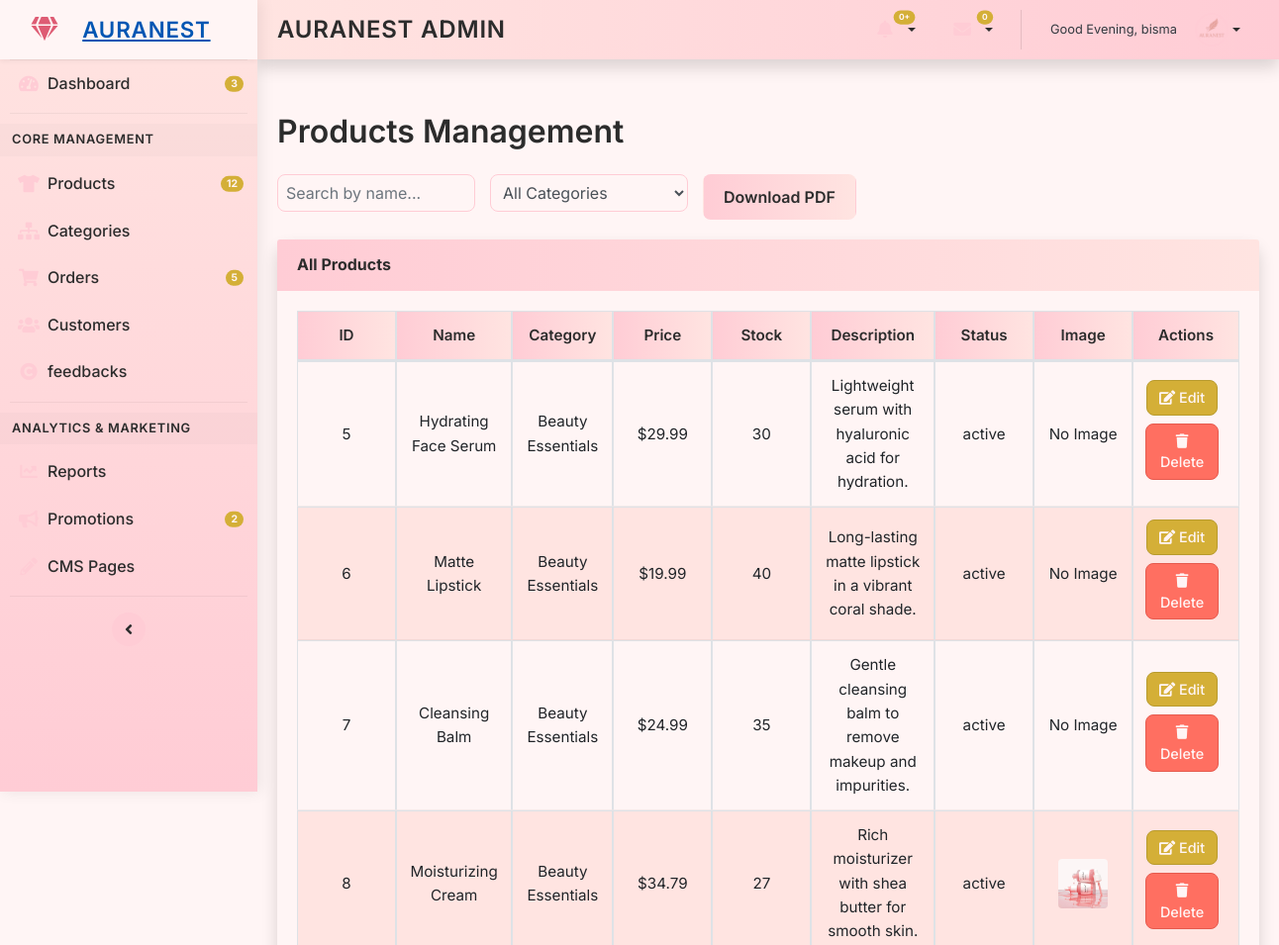
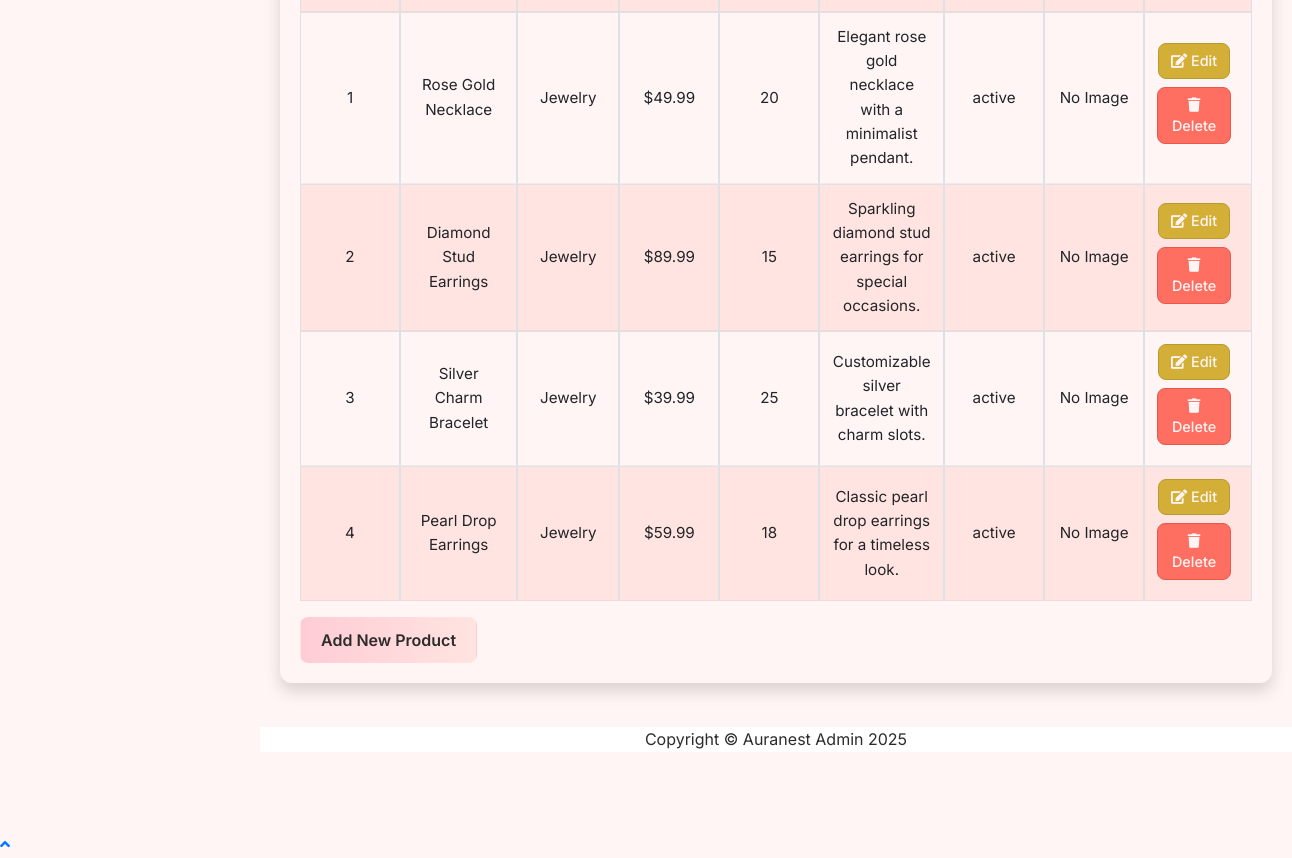
Screenshot of /admin/products.php (signed in) with the database file from the repository (2 pictures, top to bottom).
### tables this page shows
CREATE TABLE `products` (
  `id` int(11) NOT NULL,
  `name` varchar(100) NOT NULL,
  `description` text DEFAULT NULL,
  `price` decimal(10,2) NOT NULL,
  `stock` int(11) NOT NULL,
  `image` varchar(255) DEFAULT NULL,
  `category_id` int(11) DEFAULT NULL,
  `status` enum('active','inactive') DEFAULT 'active',
  `created_at` timestamp NOT NULL DEFAULT current_timestamp(),
  `updated_at` timestamp NOT NULL DEFAULT current_timestamp() ON UPDATE current_timestamp()
);

CREATE TABLE `categories` (
  `id` int(11) NOT NULL,
  `name` varchar(100) NOT NULL,
  `description` text DEFAULT NULL,
  `created_at` timestamp NOT NULL DEFAULT current_timestamp(),
  `updated_at` timestamp NOT NULL DEFAULT current_timestamp() ON UPDATE current_timestamp(),
  `image` varchar(255) DEFAULT NULL,
  `slug` varchar(255) DEFAULT NULL,
  `status` enum('active','inactive') DEFAULT 'active'
);

### admin/products.php (the view, shortened to what this page needs)
<?php
$admin_name = $_SESSION['admin_name'] ?? 'Admin';
$greeting = date('H') < 12 ? "Good Morning, $admin_name" : (date('H') < 17 ? "Good Afternoon, $admin_name" : "Good Evening, $admin_name");
?>
<!DOCTYPE html>
<html lang="en">
<head>
    <link href="https://stackpath.bootstrapcdn.com/bootstrap/4.5.2/css/bootstrap.min.css" rel="stylesheet">
    <link href="https://cdnjs.cloudflare.com/ajax/libs/font-awesome/5.15.4/css/all.min.css" rel="stylesheet">
</head>
<body id="page-top">
    <div id="wrapper">
        <?php include 'includes/sidebar.php'; ?>
        <div id="content-wrapper" class="d-flex flex-column">
            <div id="content">
                <?php include 'includes/header.php'; ?>
                <div class="container-fluid">
                    <h1 class="mt-4 mb-4">Products Management</h1>
                    <div class="search-filter">
                        <input type="text" id="searchInput" class="form-control" placeholder="Search by name...">
                        <select id="categoryFilter" class="form-control">
                            <option value="">All Categories</option>
                        </select>
                        <button class="btn btn-add" onclick="exportPDF()">Download PDF</button>
                    </div>
                    <div class="card shadow mb-4">
                        <div class="card-header py-3">
                            <h6 class="m-0 font-weight-bold">All Products</h6>
                        </div>
                        <div class="card-body">
                            <div class="table-responsive">
                                <table class="table table-bordered" id="productsTable" width="100%" cellspacing="0">
                                    <thead>
                                        <tr>
                                            <th>ID</th>
                                            <th>Name</th>
                                            <th>Category</th>
                                            <th>Price</th>
                                            <th>Stock</th>
                                            <th>Description</th>
                                            <th>Status</th>
                                            <th>Image</th>
                                            <th>Actions</th>
                                        </tr>
                                    </thead>
                                    <tbody>
                                        <?php
                                        $conn = new mysqli('localhost', 'root', '', 'auranest_db');
                                        if ($conn->connect_error) {
                                            echo "<tr><td colspan='9'>Database error: " . htmlspecialchars($conn->connect_error) . "</td></tr>";
                                        } else {
                                            $result = $conn->query("SELECT p.id, p.name, c.name AS category, p.price, p.stock, p.description, p.status, p.image, p.category_id
                                                                    FROM products p
                                                                    JOIN categories c ON p.category_id = c.id
                                                                    WHERE p.category_id IN (2, 3)");
                                            if ($result) {
                                                while ($row = $result->fetch_assoc()) {
                                                    echo "<tr>";
                                                    echo "<td>{$row['id']}</td>";
                                                    echo "<td>" . htmlspecialchars($row['name']) . "</td>";
                                                    echo "<td>" . htmlspecialchars($row['category']) . "</td>";
                                                    echo "<td>$" . number_format($row['price'], 2) . "</td>";
                                                    echo "<td>{$row['stock']}</td>";
                                                    echo "<td style='max-width: 150px; overflow-wrap: break-word;'>" . htmlspecialchars($row['description']) . "</td>";
                                                    echo "<td>" . htmlspecialchars($row['status']) . "</td>";
                                                    echo "<td>" . ($row['image'] && file_exists("Uploads/{$row['image']}") ? "<img src='Uploads/" . htmlspecialchars($row['image']) . "' alt='Product' width='50'>" : "No Image") . "</td>";
                                                    echo "<td>";
                                                    echo "<button class='btn btn-custom btn-edit' data-id='{$row['id']}' data-name='" . htmlspecialchars($row['name']) . "' data-category_id='{$row['category_id']}' data-price='{$row['price']}' data-stock='{$row['stock']}' data-description='" . htmlspecialchars($row['description']) . "' data-status='{$row['status']}'><i class='fas fa-edit'></i> Edit</button>";
                                                    echo "<button class='btn btn-custom btn-delete' data-id='{$row['id']}' data-toggle='modal' data-target='#deleteConfirmModal'><i class='fas fa-trash'></i> Delete</button>";
                                                    echo "</td>";
                                                    echo "</tr>";
                                                }
                                            } else {
                                                echo "<tr><td colspan='9'>No products found: " . htmlspecialchars($conn->error) . "</td></tr>";
                                            }
                                        }
                                        ?>
                                    </tbody>
                                </table>
                            </div>
                            <button class="btn btn-add mt-3" data-toggle="modal" data-target="#addProductModal">Add New Product</button>
                        </div>
                    </div>
                </div>
            </div>
            <?php include 'includes/footer.php'; ?>
        </div>
    </div>
    <a class="scroll-to-top rounded" href="#page-top"><i class="fas fa-angle-up"></i></a>
</body>
</html>

### admin/includes/sidebar.php (shortened to what this page needs)
<!DOCTYPE html>
<html lang="en">
<head>
</head>
<body>
<ul class="navbar-nav sidebar accordion" id="accordionSidebar">
    <a class="sidebar-brand d-flex align-items-center justify-content-center" href="index.php">
        <div class="sidebar-brand-icon"><i class="fas fa-gem"></i></div>
        <div class="sidebar-brand-text mx-3">Auranest</div>
    </a>
    <hr class="sidebar-divider my-0">
    <li class="nav-item <?php echo basename($_SERVER['PHP_SELF']) == 'index.php' ? 'active' : ''; ?>">
        <a class="nav-link" href="index.php" data-tooltip="Dashboard">
            <i class="fas fa-fw fa-tachometer-alt"></i><span>Dashboard</span><span class="badge badge-warning ms-2">3</span>
        </a>
    </li>
    <hr class="sidebar-divider">
    <div class="sidebar-heading">Core Management</div>
    <li class="nav-item"><a class="nav-link" href="products.php" data-tooltip="Products"><i class="fas fa-fw fa-tshirt"></i><span>Products</span><span class="badge badge-warning ms-2">12</span></a></li>
    <li class="nav-item"><a class="nav-link" href="categories.php" data-tooltip="Categories"><i class="fas fa-fw fa-sitemap"></i><span>Categories</span></a></li>
    <li class="nav-item"><a class="nav-link" href="orders.php" data-tooltip="Orders"><i class="fas fa-fw fa-shopping-cart"></i><span>Orders</span><span class="badge badge-warning ms-2">5</span></a></li>
    <li class="nav-item"><a class="nav-link" href="customers.php" data-tooltip="Customers"><i class="fas fa-fw fa-users"></i><span>Customers</span></a></li>
    <li class="nav-item"><a class="nav-link" href="brands.php" data-tooltip="Brands"><i class="fas fa-fw fa-copyright"></i><span>feedbacks</span></a></li>
    <hr class="sidebar-divider">
    <div class="sidebar-heading">Analytics & Marketing</div>
    <li class="nav-item"><a class="nav-link" href="reports.php" data-tooltip="Reports"><i class="fas fa-fw fa-chart-line"></i><span>Reports</span></a></li>
    <li class="nav-item"><a class="nav-link" href="promotions.php" data-tooltip="Promotions"><i class="fas fa-fw fa-bullhorn"></i><span>Promotions</span><span class="badge badge-warning ms-2">2</span></a></li>
    <li class="nav-item"><a class="nav-link" href="cms.php" data-tooltip="CMS Pages"><i class="fas fa-fw fa-pencil-alt"></i><span>CMS Pages</span></a></li>
    <hr class="sidebar-divider d-none d-md-block">
    <div class="text-center d-none d-md-inline">
        <button class="sidebar-toggle" id="sidebarToggle"><i class="fas fa-angle-left"></i></button>
    </div>
</ul>
</body>
</html>

### admin/includes/header.php (shortened to what this page needs)
<?php
$profile_pic = isset($profile_pic) ? $profile_pic : 'assets/logo.png';
$greeting = isset($greeting) ? $greeting : 'Hello, Admin';
?>
<!DOCTYPE html>
<html lang="en">
<head>
</head>
<body>
<nav class="navbar navbar-expand navbar-light topbar mb-4 static-top shadow">
    <a class="navbar-brand d-none d-sm-inline" href="index.php">Auranest Admin</a>
    <ul class="navbar-nav ml-auto">
        <li class="nav-item dropdown no-arrow mx-1">
            <a class="nav-link dropdown-toggle" href="#" id="alertsDropdown" role="button" data-toggle="dropdown" aria-expanded="false">
                <i class="fas fa-bell fa-fw"></i>
                <span class="badge badge-danger badge-counter">0+</span>
            </a>
        </li>
        <li class="nav-item dropdown no-arrow mx-1">
            <a class="nav-link dropdown-toggle" href="#" id="messagesDropdown" role="button" data-toggle="dropdown" aria-expanded="false">
                <i class="fas fa-envelope fa-fw"></i>
                <span class="badge badge-danger badge-counter">0</span>
            </a>
        </li>
        <li class="nav-item dropdown no-arrow">
            <a class="nav-link dropdown-toggle" href="#" id="userDropdown" role="button" data-toggle="dropdown" aria-expanded="false">
                <span class="mr-2 d-none d-lg-inline text-dark small"><?php echo htmlspecialchars($greeting); ?></span>
                <img class="img-profile rounded-circle" src="<?php echo htmlspecialchars($profile_pic); ?>" alt="Profile">
            </a>
        </li>
    </ul>
</nav>
</body>
</html>

### admin/includes/footer.php
<footer class="sticky-footer bg-white">
    <div class="container my-auto">
        <div class="copyright text-center my-auto">
            <span>Copyright &copy; Auranest Admin 2025</span>
        </div>
    </div>
</footer>

### admin/products.php (style rules this page uses)
body { font-family: 'Inter', 'Lora', sans-serif; background-color: #FFF5F5; color: #2C2C2C; line-height: 1.6; overflow-x: hidden; }
.container-fluid { padding: 20px; }
h1 { font-size: 2rem; font-weight: 600; color: #2C2C2C; margin-bottom: 20px; }
.card { border: none; border-radius: 12px; background: #FFF5F5; box-shadow: 0 4px 20px rgba(0, 0, 0, 0.05); transition: transform 0.3s ease, box-shadow 0.3s ease; }
.card-header { background: linear-gradient(90deg, #FFCCD5, #FFE4E1); color: #2C2C2C; border-bottom: none; padding: 15px 20px; border-radius: 12px 12px 0 0; font-weight: 600; font-size: 1.1rem; }
.card-body { padding: 20px; }
.table-responsive { overflow-x: auto; max-width: 100%; }
.table { width: 100%; margin-bottom: 0; font-size: 0.95rem; table-layout: auto; border-collapse: separate; border-spacing: 0; }
.table th, .table td { padding: 12px; vertical-align: middle; text-align: center; overflow-wrap: break-word; min-width: 100px; }
.table th { background: linear-gradient(90deg, #FFCCD5, #FFE4E1); color: #2C2C2C; font-weight: 600; border-bottom: 1px solid rgba(0, 0, 0, 0.1); }
.table td { border-bottom: 1px solid rgba(0, 0, 0, 0.05); background: #FFF5F5; }
.table tr:nth-child(even) td { background: #FFE4E1; }
.table td img { max-width: 50px; border-radius: 4px; object-fit: cover; }
.btn-custom { padding: 6px 12px; border-radius: 8px; font-size: 0.9rem; font-weight: 500; transition: all 0.3s ease; border: none; position: relative; overflow: hidden; margin-right: 8px; margin-bottom: 8px; }
.btn-edit { background: #D4AF37; color: #FFF5F5; border: 1px solid #B89B2E; }
.btn-delete { background: #FF6F61; color: #FFF5F5; border: 1px solid #E65A4E; }
.btn-add { background: linear-gradient(90deg, #FFCCD5, #FFE4E1); color: #2C2C2C; font-weight: 600; padding: 10px 20px; border-radius: 8px; transition: all 0.3s ease; }
.form-control, .form-control-file { border-radius: 8px; border: 1px solid #FFCCD5; background: #FFF5F5; padding: 8px; transition: border-color 0.3s ease; }
.search-filter { display: flex; gap: 15px; margin-bottom: 20px; flex-wrap: wrap; }
.search-filter input, .search-filter select { max-width: 200px; border-radius: 8px; border: 1px solid #FFCCD5; padding: 8px; background: #FFF5F5; }

### admin/includes/sidebar.php (style rules this page uses)
* { margin: 0; padding: 0; box-sizing: border-box; }
body { font-family: 'Inter', 'Lora', sans-serif; background-color: #FFF5F5; color: #2C2C2C; line-height: 1.6; overflow-x: hidden; }
#wrapper { display: flex; min-height: 100vh; }
#content-wrapper { flex-grow: 1; margin-left: 260px; padding-top: 70px; padding-bottom: 80px; transition: margin-left 0.3s ease; }
.sidebar { background: linear-gradient(180deg, #FFE4E1 0%, #FFCCD5 100%); width: 260px; min-width: 260px; max-width: 100vw; position: fixed; top: 0; left: 0; height: 100vh; max-height: 100vh; z-index: 1001; box-shadow: 3px 0 15px rgba(0, 0, 0, 0.08); transition: width 0.3s ease; overflow-x: visible; overflow-y: auto; display: flex; flex-direction: column; flex: 1; }
.sidebar-brand { padding: 12px; background: #FFF5F5; color: #2C2C2C; font-weight: 600; font-size: 1.4rem; text-transform: uppercase; letter-spacing: 0.8px; display: flex; align-items: center; justify-content: center; box-shadow: 0 2px 5px rgba(0, 0, 0, 0.05); }
.sidebar-brand-icon i { font-size: 1.5rem; margin-right: 8px; color: #de5c74ff; transition: transform 0.3s ease; }
.sidebar-divider { border-top: 1px solid rgba(0, 0, 0, 0.1); margin: 6px 10px; opacity: 0.5; }
.sidebar-heading { font-size: 0.8rem; color: #2C2C2C; padding: 6px 12px; font-weight: 600; text-transform: uppercase; letter-spacing: 0.7px; background: rgba(0, 0, 0, 0.02); margin: 4px 0; }
.nav-item .nav-link { color: #2C2C2C; font-weight: 500; padding: 8px 12px; border-radius: 6px; margin: 3px 6px; display: flex; align-items: center; position: relative; transition: all 0.3s ease; }
.nav-item .nav-link i { font-size: 1.1rem; margin-right: 8px; color: #FFCCD5; transition: color 0.3s ease, transform 0.3s ease; }
.nav-item .badge { position: absolute; right: 8px; top: 50%; transform: translateY(-50%); background-color: #D4AF37; color: #FFF5F5; font-size: 0.65rem; padding: 3px 6px; border-radius: 10px; transition: opacity 0.3s ease; }
.sidebar-toggle { background-color: #FFCCD5; color: #2C2C2C; border: none; width: 34px; height: 34px; border-radius: 50%; margin: 10px auto; display: flex; align-items: center; justify-content: center; transition: background-color 0.3s ease, transform 0.3s ease; }

### rows the page displays
products: id "5", name "Hydrating Face Serum", category.name "Beauty Essentials", price "29.99", stock "30", description "Lightweight serum with hyaluronic acid for hydration.", status "active", image "No Image"
products: id "6", name "Matte Lipstick", category.name "Beauty Essentials", price "19.99", stock "40", description "Long-lasting matte lipstick in a vibrant coral shade.", status "active", shows "No Image"
products: id "7", name "Cleansing Balm", category.name "Beauty Essentials", price "24.99", stock "35", description "Gentle cleansing balm to remove makeup and impurities.", status "active", shows "No Image"
products: id "8", name "Moisturizing Cream", category.name "Beauty Essentials", price "34.79", stock "27", description "Rich moisturizer with shea butter for smooth skin.", status "active", image (picture)
products: id "1", name "Rose Gold Necklace", category.name "Jewelry", price "49.99", stock "20", description "Elegant rose gold necklace with a minimalist pendant.", status "active", image "No Image"
products: id "2", name "Diamond Stud Earrings", category.name "Jewelry", price "89.99", stock "15", description "Sparkling diamond stud earrings for special occasions.", status "active", shows "No Image"
products: id "3", name "Silver Charm Bracelet", category.name "Jewelry", price "39.99", stock "25", description "Customizable silver bracelet with charm slots.", status "active", shows "No Image"
products: id "4", name "Pearl Drop Earrings", category.name "Jewelry", price "59.99", stock "18", description "Classic pearl drop earrings for a timeless look.", status "active", shows "No Image"

### other values shown
$greeting "Good Evening, bisma"
